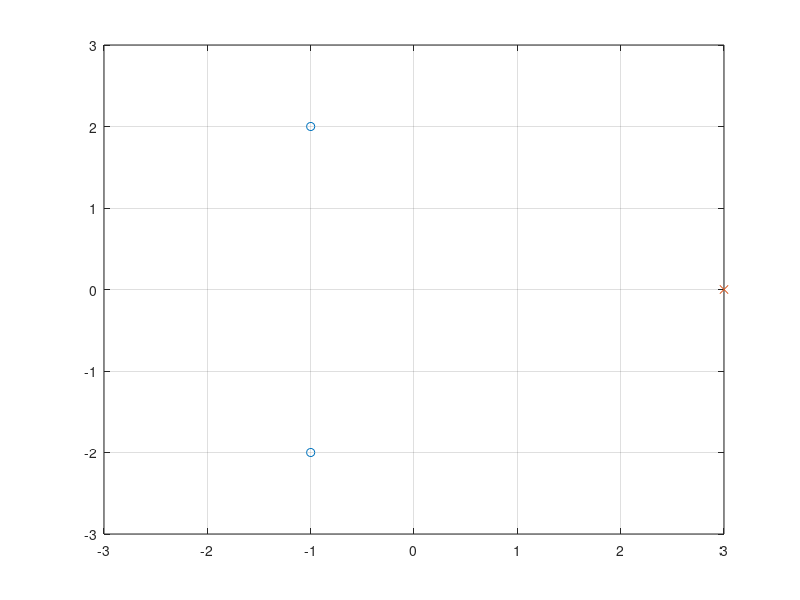

MATLAB code to generate this figure:
%exercise 9.1(c)
b=[1 2 5];
a=[0 1 -3];
zs=roots(b);
ps=roots(a);
plot(real(zs),imag(zs),'o');
hold on
plot(real(ps),imag(ps),'x');
grid
axis([-3 3 -3 3]);